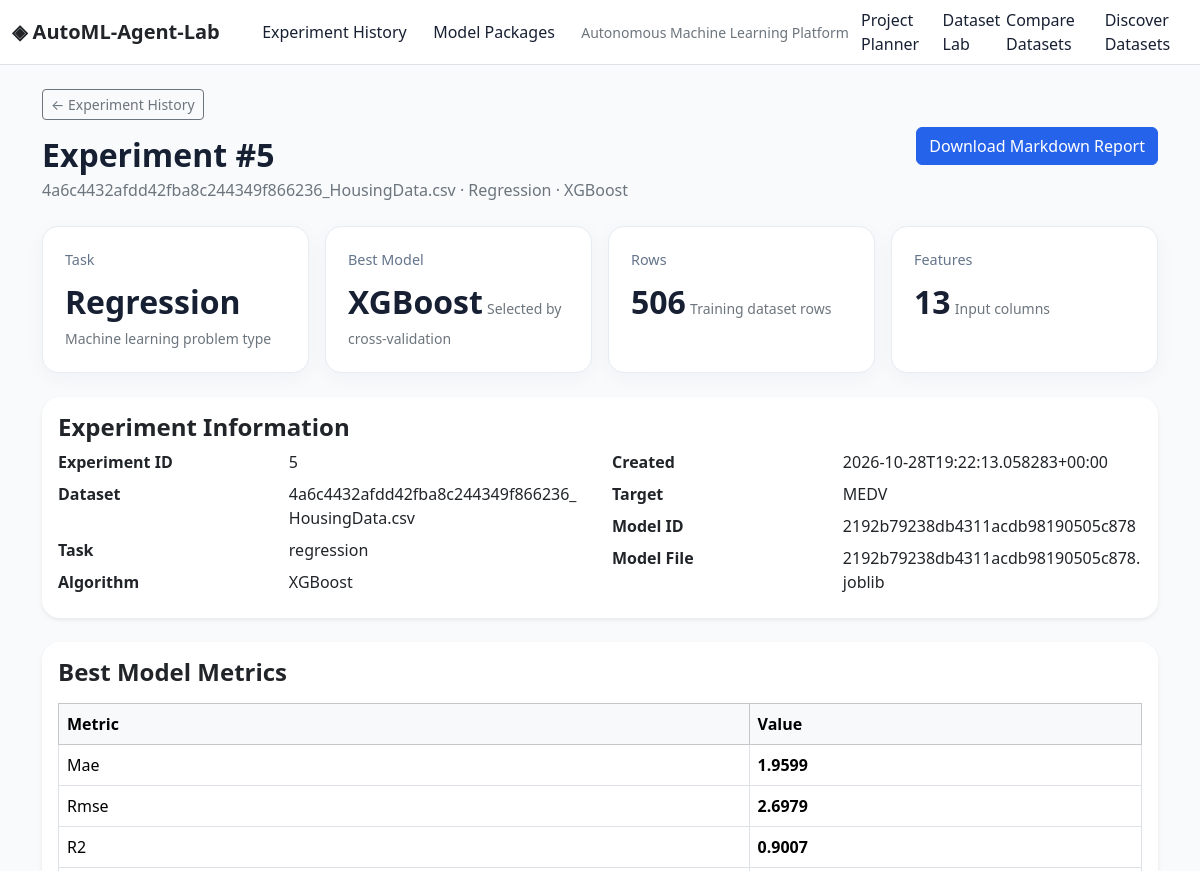
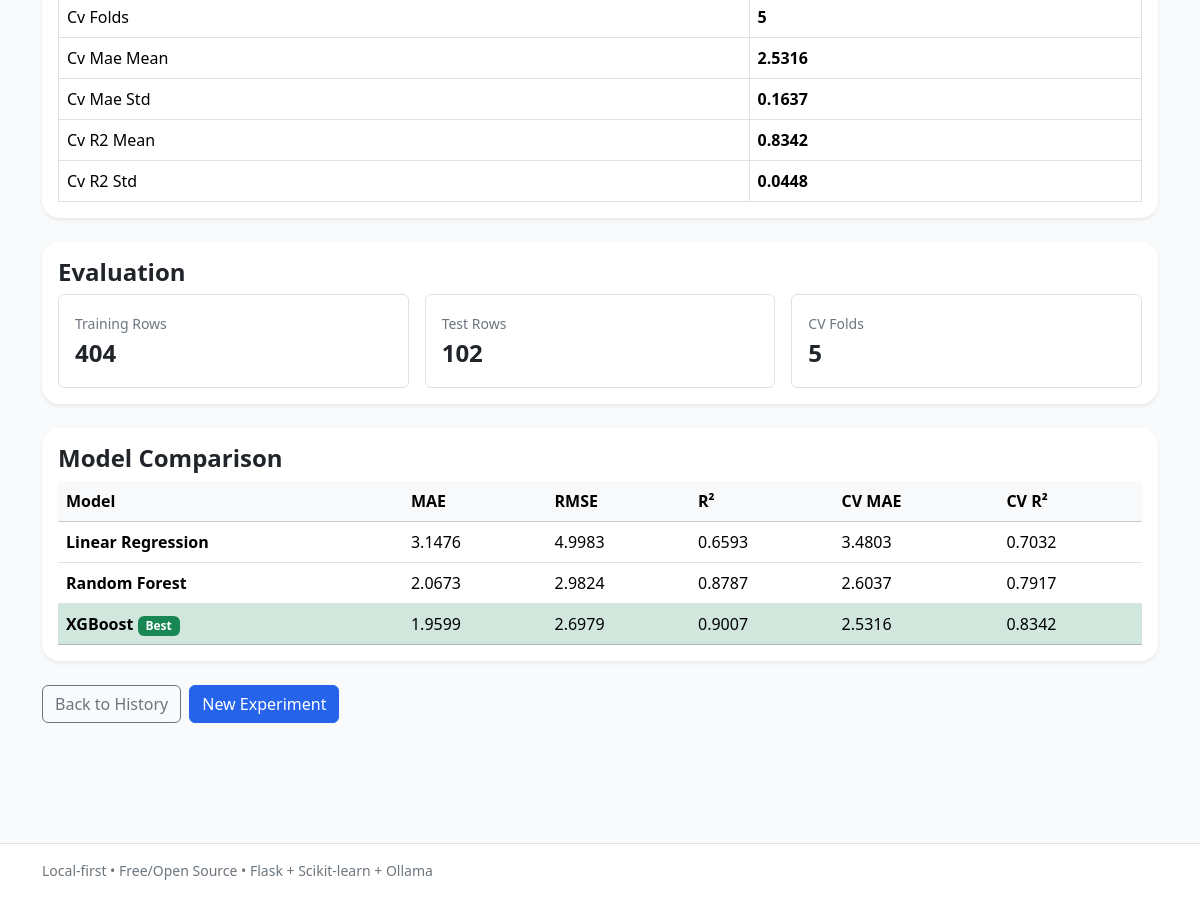
/experiments/5, run on the app's committed database (2 pictures, top to bottom).
### tables this page shows
CREATE TABLE experiments (
                    id INTEGER PRIMARY KEY AUTOINCREMENT,
                    created_at TEXT NOT NULL,
                    name TEXT NOT NULL,
                    task TEXT NOT NULL,
                    algorithm TEXT,
                    dataset_name TEXT,
                    rows_count INTEGER,
                    features_count INTEGER,
                    metrics_json TEXT NOT NULL,
                    parameters_json TEXT NOT NULL,
                    model_path TEXT,
                    notes TEXT
                );

### backup_ui_20261029_004905/app.py (the view)
@app.route("/experiments/<int:experiment_id>")
def experiment_detail(experiment_id):
    experiment = experiment_store.get_experiment(experiment_id)
    if experiment is None:
        abort(404)
    return render_template(
        "experiment_detail.html",
        experiment=experiment,
    )

### ml/experiment_store.py (called while the page is built)
    def _connect(self):
        return sqlite3.connect(str(self.db_path))

    def get_experiment(self, experiment_id):
        with self._connect() as connection:
            connection.row_factory = sqlite3.Row
            row = connection.execute(
                "SELECT * FROM experiments WHERE id = ?",
                (experiment_id,),
            ).fetchone()
        if row is None:
            return None
        item = dict(row)
        item["metrics"] = json.loads(item.pop("metrics_json"))
        item["parameters"] = json.loads(item.pop("parameters_json"))
        return item

### backup_ui_20261029_004905/templates/experiment_detail.html (shortened to what this page needs)
{% extends "base.html" %}
{% block content %}
<div class="d-flex flex-wrap justify-content-between align-items-center gap-2 mb-4">
    <div>
        <a href="{{ url_for('experiments') }}"
           class="btn btn-outline-secondary btn-sm mb-3">
            &larr; Experiment History
        </a>
        <h2 class="fw-bold mb-1">
            Experiment #{{ experiment.id }}
        </h2>
        <p class="text-secondary mb-0">
            {{ experiment.dataset_name }}
            · {{ experiment.task|title }}
            · {{ experiment.algorithm or "Unknown model" }}
        </p>
    </div>
    <a class="btn btn-primary"
       href="{{ url_for('experiment_report', experiment_id=experiment.id) }}">
        Download Markdown Report
    </a>
</div>
<div class="row g-3 mb-4">
    <div class="col-md-3">
        <div class="metric-card h-100">
            <span>Task</span>
            <strong>{{ experiment.task|title }}</strong>
            <small class="text-secondary">
                Machine learning problem type
            </small>
        </div>
    </div>
    <div class="col-md-3">
        <div class="metric-card h-100">
            <span>Best Model</span>
            <strong>{{ experiment.algorithm or "N/A" }}</strong>
            <small class="text-secondary">
                Selected by cross-validation
            </small>
        </div>
    </div>
    <div class="col-md-3">
        <div class="metric-card h-100">
            <span>Rows</span>
            <strong>{{ experiment.rows_count or "N/A" }}</strong>
            <small class="text-secondary">
                Training dataset rows
            </small>
        </div>
    </div>
    <div class="col-md-3">
        <div class="metric-card h-100">
            <span>Features</span>
            <strong>{{ experiment.features_count or "N/A" }}</strong>
            <small class="text-secondary">
                Input columns
            </small>
        </div>
    </div>
</div>
{% set params = experiment.parameters or {} %}
{% set evaluation = params.get("evaluation", {}) %}
{% set best = params.get("best_model", {}) %}
{% set warnings = params.get("warnings", []) %}
{% set saved = params.get("saved_model", {}) %}
{% set all_models = params.get("all_models", []) %}
<div class="card border-0 shadow-sm mb-4">
    <div class="card-body">
        <h4 class="fw-bold">Experiment Information</h4>
        <div class="row">
            <div class="col-md-6">
                <dl class="row mb-0">
                    <dt class="col-sm-5">Experiment ID</dt>
                    <dd class="col-sm-7">{{ experiment.id }}</dd>
                    <dt class="col-sm-5">Dataset</dt>
                    <dd class="col-sm-7">{{ experiment.dataset_name }}</dd>
                    <dt class="col-sm-5">Task</dt>
                    <dd class="col-sm-7">{{ experiment.task }}</dd>
                    <dt class="col-sm-5">Algorithm</dt>
                    <dd class="col-sm-7">{{ experiment.algorithm or "—" }}</dd>
                </dl>
            </div>
            <div class="col-md-6">
                <dl class="row mb-0">
                    <dt class="col-sm-5">Created</dt>
                    <dd class="col-sm-7">{{ experiment.created_at }}</dd>
                    <dt class="col-sm-5">Target</dt>
                    <dd class="col-sm-7">
                        {{ params.get("target") or "—" }}
                    </dd>
                    <dt class="col-sm-5">Model ID</dt>
                    <dd class="col-sm-7">
                        {{ saved.get("model_id", "—") }}
                    </dd>
                    <dt class="col-sm-5">Model File</dt>
                    <dd class="col-sm-7">
                        {{ experiment.model_path or "—" }}
                    </dd>
                </dl>
            </div>
        </div>
    </div>
</div>
<div class="card border-0 shadow-sm mb-4">
    <div class="card-body">
        <h4 class="fw-bold mb-3">Best Model Metrics</h4>
        <div class="table-responsive">
            <table class="table table-bordered align-middle">
                <thead class="table-light">
                    <tr>
                        <th>Metric</th>
                        <th>Value</th>
                    </tr>
                </thead>
                <tbody>
                {% for key, value in experiment.metrics.items() %}
                    <tr>
                        <td>{{ key|replace("_", " ")|title }}</td>
                        <td><strong>{{ value }}</strong></td>
                    </tr>
                {% else %}
                    <tr>
                        <td colspan="2" class="text-secondary">
                            No metrics recorded.
                        </td>
                    </tr>
                {% endfor %}
                </tbody>
            </table>
        </div>
    </div>
</div>
{% if evaluation %}
<div class="card border-0 shadow-sm mb-4">
    <div class="card-body">
        <h4 class="fw-bold">Evaluation</h4>
        <div class="row g-3">
            {% if evaluation.get("train_rows") is not none %}
            <div class="col-md-4">
                <div class="p-3 border rounded">
                    <small class="text-secondary">Training Rows</small>
                    <div class="fs-4 fw-bold">
                        {{ evaluation.get("train_rows") }}
                    </div>
                </div>
            </div>
            {% endif %}
            {% if evaluation.get("test_rows") is not none %}
            <div class="col-md-4">
                <div class="p-3 border rounded">
                    <small class="text-secondary">Test Rows</small>
                    <div class="fs-4 fw-bold">
                        {{ evaluation.get("test_rows") }}
                    </div>
                </div>
            </div>
            {% endif %}
            {% if best.get("cv_folds") is not none %}
            <div class="col-md-4">
                <div class="p-3 border rounded">
                    <small class="text-secondary">CV Folds</small>
                    <div class="fs-4 fw-bold">
                        {{ best.get("cv_folds") }}
                    </div>
                </div>
            </div>
            {% endif %}
        </div>
    </div>
</div>
{% endif %}
{% if all_models %}
<div class="card border-0 shadow-sm mb-4">
    <div class="card-body">
        <h4 class="fw-bold">Model Comparison</h4>
        <div class="table-responsive">
            <table class="table table-hover align-middle">
                <thead class="table-light">
                    <tr>
                        <th>Model</th>
                        {% if experiment.task == "classification" %}
                        <th>Accuracy</th>
                        <th>Precision</th>
                        <th>Recall</th>
                        <th>F1</th>
                        <th>CV Accuracy</th>
                        <th>CV F1</th>
                        {% else %}
                        <th>MAE</th>
                        <th>RMSE</th>
                        <th>R²</th>
                        <th>CV MAE</th>
                        <th>CV R²</th>
                        {% endif %}
                    </tr>
                </thead>
                <tbody>
                {% for model in all_models %}
                    <tr class="{% if model.get('model') == experiment.algorithm %}table-success{% endif %}">
                        <td>
                            <strong>{{ model.get("model", "Unknown") }}</strong>
                            {% if model.get("model") == experiment.algorithm %}
                            <span class="badge text-bg-success">Best</span>
                            {% endif %}
                        </td>
                        {% if experiment.task == "classification" %}
                        <td>{{ model.get("accuracy", "—") }}</td>
                        <td>{{ model.get("precision", "—") }}</td>
                        <td>{{ model.get("recall", "—") }}</td>
                        <td>{{ model.get("f1", "—") }}</td>
                        <td>{{ model.get("cv_accuracy_mean", "—") }}</td>
                        <td>{{ model.get("cv_f1_mean", "—") }}</td>
                        {% else %}
                        <td>{{ model.get("mae", "—") }}</td>
                        <td>{{ model.get("rmse", "—") }}</td>
                        <td>{{ model.get("r2", "—") }}</td>
                        <td>{{ model.get("cv_mae_mean", "—") }}</td>
                        <td>{{ model.get("cv_r2_mean", "—") }}</td>
                        {% endif %}
                    </tr>
                {% endfor %}
                </tbody>
            </table>
        </div>
    </div>
</div>
{% endif %}
<div class="d-flex gap-2 mb-5">
    <a href="{{ url_for('experiments') }}"
       class="btn btn-outline-secondary">
        Back to History
    </a>
    <a href="{{ url_for('index') }}"
       class="btn btn-primary">
        New Experiment
    </a>
</div>
{% endblock %}

### backup_ui_20261029_004905/static/css/style.css (style rules this page uses)
:root { --primary: #2563eb; --ink: #172033; --muted: #64748b; --line: #e7ebf2; --surface: #ffffff; --soft: #f6f8fc; }
body { background: #f8fafc; color: var(--ink); }
.metric-card, .info-card { background: var(--surface); border: 1px solid var(--line); border-radius: 16px; padding: 22px; box-shadow: 0 5px 20px rgba(15,23,42,.04); }
.metric-card span { display:block; color:var(--muted); font-size:.9rem; margin-bottom:7px; }
.metric-card strong { font-size:2rem; }
.card { border-radius:18px!important; }
.table { margin-bottom:0; }
.btn-primary { background:var(--primary); border-color:var(--primary); }

### data on the page
experiments: id "5", dataset_name "4a6c4432afdd42fba8c244349f866236_HousingData.csv", task "Regression", algorithm "XGBoost", rows_count "506", features_count "13", task "regression", created_at "2026-10-28T19:22:13.058283+00:00", model_path "2192b79238db4311acdb98190505c878.joblib"

### other printed values
{{ params.get("target") or "—" }} "MEDV"
{{ saved.get("model_id", "—") }} "2192b79238db4311acdb98190505c878"
{{ key|replace("_", " ")|title }} "Mae" "Rmse" "R2" "Cv Folds" "Cv Mae Mean" "Cv Mae Std" "Cv R2 Mean" "Cv R2 Std"
{{ value }} "1.9599" "2.6979" "0.9007" "5" "2.5316" "0.1637" "0.8342" "0.0448"
{{ evaluation.get("train_rows") }} "404"
{{ evaluation.get("test_rows") }} "102"
{{ best.get("cv_folds") }} "5"
{{ model.get("model", "Unknown") }} "Linear Regression" "Random Forest" "XGBoost"
{{ model.get("mae", "—") }} "3.1476" "2.0673" "1.9599"
{{ model.get("rmse", "—") }} "4.9983" "2.9824" "2.6979"
{{ model.get("r2", "—") }} "0.6593" "0.8787" "0.9007"
{{ model.get("cv_mae_mean", "—") }} "3.4803" "2.6037" "2.5316"
{{ model.get("cv_r2_mean", "—") }} "0.7032" "0.7917" "0.8342"
